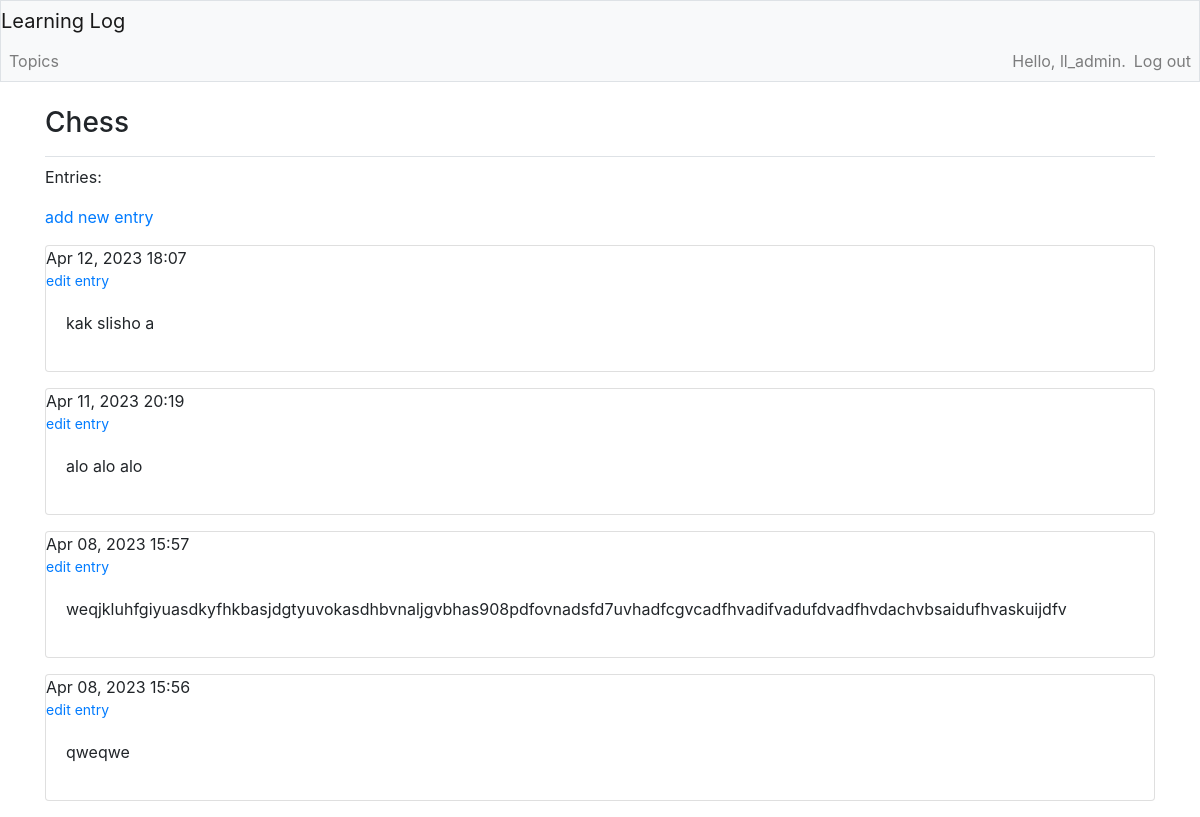
The page /topics/1/ (signed in) on the database its author committed.
### learning_logs/models.py (models this page shows, shortened)
class Topic(models.Model):
    text = models.CharField(max_length=200)
    date_added = models.DateTimeField(auto_now_add=True)
    owner = models.ForeignKey(User, on_delete=models.CASCADE)
    def __str__(self):
        return self.text

class Entry(models.Model):
    topic = models.ForeignKey(Topic, on_delete=models.CASCADE)
    text = models.TextField()
    date_added = models.DateTimeField(auto_now_add=True)
    class Meta:
        verbose_name_plural = 'entries'

### learning_logs/views.py (the view)
# urls.py: path('topics/<int:topic_id>/', views.topic, name='topic'),
@login_required
def topic(request, topic_id):
    topic = Topic.objects.get(id=topic_id)
    check_topic_owner(topic, request)
    entries = topic.entry_set.order_by('-date_added')
    context = {'topic': topic, 'entries': entries}
    return render(request, 'learning_logs/topic.html', context)

### learning_logs/views.py (called while the page is built)
def check_topic_owner(topic, request):
    if topic.owner != request.user:
        return Http404

### learning_logs/templates/learning_logs/topic.html (shortened to what this page needs)
{% extends "learning_logs/base.html" %}
{% block page_header %}
    <h3>{{ topic }}</h3>
{% endblock page_header %}
{% block content %}
    <p>Entries:</p>
    <p>
        <a href="{% url 'learning_logs:new_entry' topic.id %}">add new entry</a>
    </p>
    {% for entry in entries %}
        <div class="card mb-3"
            <h4 class="card-header">
                {{ entry.date_added|date:'M d, Y H:i' }}
                <small><a href="{% url 'learning_logs:edit_entry' entry.id %}">edit entry</a></small>
            <div class="card-body">
                {{ entry.text|linebreaks }}
            </div>
        </div>
    {% empty %}
        <p>There are no entries for this topic yet.</p>
    {% endfor %}
{% endblock content %}

### learning_logs/templates/learning_logs/base.html (shortened to what this page needs)
{% load bootstrap4 %}
<!doctype html>
<html lang="en">
    <head>
        {% bootstrap_css %}
    </head>
    <body>
        <nav class="navbar-expand-md navbar-light bg-light mb-4 border">
            <a class="navbar-brand" href="{% url 'learning_logs:index' %}">
                Learning Log</a>
            <div class="collapse navbar-collapse" id="navbarCollapse">
                <ul class="navbar-nav mr-auto">
                    <li class="nav-item">
                        <a class="nav-link" href="{% url 'learning_logs:topics' %}">
                            Topics</a></li>
                </ul>
                <ul class="navbar-nav ml-auto">
                    {% if user.is_authenticated %}
                        <li class="nav-item">
                            <span class="navbar-text"}>Hello, {{ user.username }}.</span>
                        </li>
                        <li class="nav-item">
                            <a class="nav-link" href="{% url 'users:logout' %}">Log out</a>
                        </li>
                    {% endif %}
                </ul>
            </div>
        </nav>
        <main role="main" class="container">
            <div class="pb-2 mb-2 border-bottom">
                {% block page_header %}{% endblock page_header %}
            </div>
            <div>
                {% block content %}{% endblock content %}
            </div>
        </main>
    </body>
</html>

### rows shown on the page
Topic: text "Chess"
Entry: date_added "Apr 12, 2023 18:07", text "kak slisho a"
Entry: date_added "Apr 11, 2023 20:19", text "alo alo alo"
Entry: date_added "Apr 08, 2023 15:57", text "weqjkluhfgiyuasdkyfhkbasjdgtyuvokasdhbvnaljgvbhas908pdfovnadsfd7uvhadfcgvcadfhvadifvadufdvadfhvdachvbsaidufhvaskuijdfv"
Entry: date_added "Apr 08, 2023 15:56", text "qweqwe"

### other values the page prints
{{ user.username }} "ll_admin"
